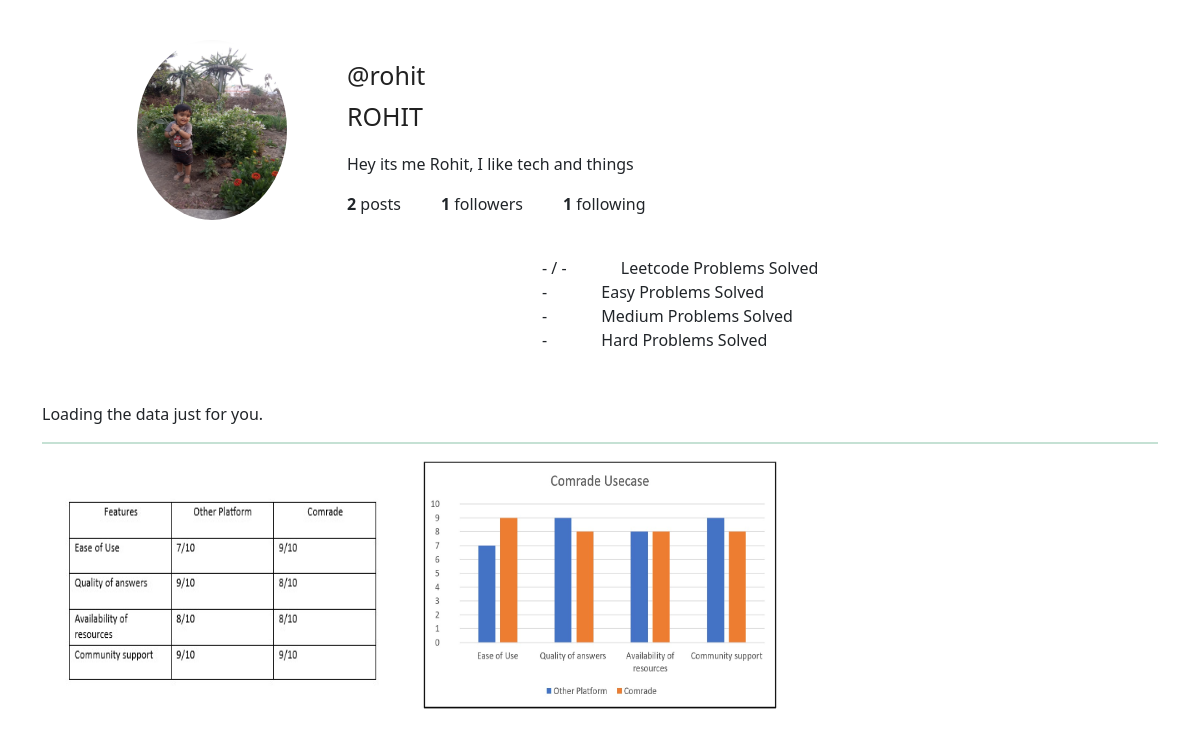
Screenshot of /1/profile/ (signed in) with the database file from the repository.
### base/models.py (models this page shows, shortened)
class Profile(models.Model):
    user=models.OneToOneField(User,null=True,on_delete=models.CASCADE)
    description = models.TextField(blank=True)
    fname = models.TextField(blank=True)
    lname = models.TextField(blank=True)
    username=models.TextField(blank=True)
    leetcode_username=models.TextField(blank=True)
    gfg_username=models.TextField(blank=True)
    github_username=models.TextField(blank=True)
    hackerrank_username=models.TextField(blank=True)
    profileimg = models.ImageField(upload_to='profile_images', default='blank-profile-picture.png')
    def __str__(self):
        return(str(self.user))

class Post(models.Model):
    title=models.CharField(max_length=255)
    image=models.ImageField(null=True,blank=True,upload_to="images/")
    title_tag=models.CharField(max_length=255,default="")
    author=models.ForeignKey(Profile,on_delete=models.CASCADE)
    caption=RichTextField(blank=True,null=True)
    post_date=models.DateField(auto_now_add=True)
    location=models.CharField(max_length=255,default="")
    no_of_likes=models.IntegerField(default=0)

### base/views.py (the view)
# urls.py: path('<int:pk>/profile/',ShowProfilePageView.as_view(),name='show_profile_page'),
class ShowProfilePageView(DetailView):
    model = Profile
    template_name = 'base/Otherprofile.html'
    def get_context_data(self,*args,**kwargs):
        context=super(ShowProfilePageView,self).get_context_data(*args,**kwargs)
        page_user=get_object_or_404(Profile,id=self.kwargs['pk'])
        logged_in_user_posts = Post.objects.filter(author=page_user)
        if FollowersCount.objects.filter(user=page_user).first():
            button_text='UnFollow'
        else:
            button_text='Follow'
        user_followers=len(FollowersCount.objects.filter(user=page_user))
        user_following=len(FollowersCount.objects.filter(follower=page_user))
        num_posts=len(logged_in_user_posts)
        context["page_user"]=page_user
        context['logged_in_user_posts']=logged_in_user_posts
        context['num_posts']=num_posts
        context['button_text']=button_text
        context['user_followers']=user_followers
        context['user_following']=user_following
        return context

### base/templates/base/Otherprofile.html (shortened to what this page needs)
{% extends 'main.html' %}
{% load static %}
{% block styles %}
<link rel="stylesheet" href="{% static 'styles/otherprofile.css' %}" />
{% endblock %}
{% block content %}
<div class="container" style="margin-top:20px;">
    <div class="row m-b-r m-t-3" style="margin-top:40px;">
        <div class="col-md-2 offset-md-1">
            <img src="{{ page_user.profileimg.url }}" alt="profileimg" class="img-circle rounded-circle img-fluid"
                style="height: 180px; width: 150px;">
        </div>
        <div class="col-md-9 p-t-2" style="margin-top:20px;">
            <h2 class="h2-responsive">@{{page_user.username}} </h2>
            <form action="/follow" method="POST">
                <p class="profile-name">{{page_user.fname}}</p>
                <p style="position: relative;left: 20px;">{{page_user.description}}</p>
                <ul class="flex-menu">
                    <li><strong>{{num_posts}}</strong> posts</li>
                    <li><strong>{{user_followers}}</strong> followers</li>
                    <li><strong>{{user_following}}</strong> following</li>
                </ul>
            </form>
        </div>
    </div>
    <div class="leetcode" style="margin-left: 500px; margin-bottom: 50px;">
        <div margin-top: 30px;>
            <span class="status-value" id="leetcode-count">-</span>
            <span class="status-value" id="leetcode-count"> / </span>
            <span class="status-value" id="leetcode-total" style="margin-right: 50px;"> - </span>
            <span class="status-text"> Leetcode Problems Solved</span>
        </div>
        <div>
            <span class="status-value" id="leetcode-easy" style="margin-right: 50px;"> - </span>
            <span class="status-text"> Easy Problems Solved</span>
        </div>
        <div>
            <span class="status-value" id="leetcode-medium" style="margin-right: 50px;"> - </span>
            <span class="status-text"> Medium Problems Solved</span>
        </div>
        <div>
            <span class="status-value" id="leetcode-hard" style="margin-right: 50px;"> - </span>
            <span class="status-text"> Hard Problems Solved</span>
        </div>
    </div>
    <link rel="stylesheet"
        href="https://cdn.rawgit.com/IonicaBizau/github-calendar/gh-pages/dist/github-calendar.css" />
    <div class="calendar">
        Loading the data just for you.
    </div>
    <hr class="border border-1 border-success">
    <div class="row">
        {% for post in logged_in_user_posts %}
        <div class="col-sm-12 col-md-6 col-lg-4">
            <div class="view overlay hm-black-light m-b-2">
                <a href="{{post.image.url}}">
                    <img src="{{post.image.url}}" class="img-fluid cursor-pointer" alt="" style="height: 250px;">
                </a>
            </div>
        </div>
        {% endfor %}
    </div>
</div>
{% endblock %}

### static/styles/Otherprofile.css (style rules this page uses)
body { background:#eee; }
html, body, .view { height:100%; }
.flex-menu { display:flex; cursor: pointer; }
.flex-menu li:not(:last-child) { margin-right:40px; }
.profile-name { font-weight:500; font-size: 25px; color: #212121; padding-left: 20px; }
.h2-responsive { font-weight:400; font-size: 25px; color: #212121; padding-left: 20px; }
.flex-menu { list-style:none; position: relative; right:12px; }

### rows the page displays
Profile: profileimg (picture), username "rohit", fname "ROHIT", description "Hey its me Rohit, I like tech and things"
Post: image (picture)
Post: image (picture)

### other values shown
{{ num_posts }} "2"
{{ user_followers }} "1"
{{ user_following }} "1"
